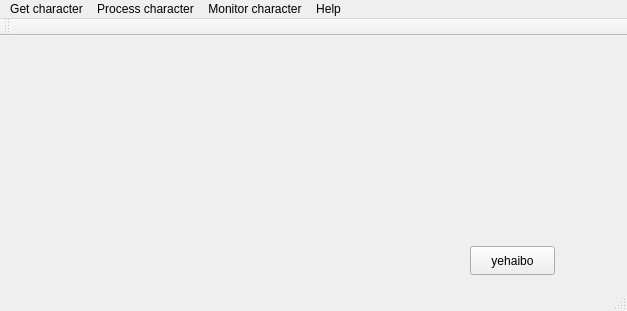
<?xml version="1.0" encoding="UTF-8"?>
<ui version="4.0">
 <class>MainWindow</class>
 <widget class="QMainWindow" name="MainWindow">
  <property name="geometry">
   <rect>
    <x>0</x>
    <y>0</y>
    <width>627</width>
    <height>311</height>
   </rect>
  </property>
  <property name="windowTitle">
   <string>PSS(Python Statistical Solutions)</string>
  </property>
  <widget class="QWidget" name="centralWidget">
   <widget class="QPushButton" name="yehaibopush">
    <property name="geometry">
     <rect>
      <x>470</x>
      <y>210</y>
      <width>85</width>
      <height>29</height>
     </rect>
    </property>
    <property name="text">
     <string>yehaibo</string>
    </property>
   </widget>
  </widget>
  <widget class="QMenuBar" name="menuBar">
   <property name="geometry">
    <rect>
     <x>0</x>
     <y>0</y>
     <width>627</width>
     <height>26</height>
    </rect>
   </property>
   <widget class="QMenu" name="menuMenu">
    <property name="title">
     <string>Get character</string>
    </property>
    <addaction name="actionFrom_logs"/>
    <addaction name="actionFrom_Web_data"/>
    <addaction name="actionFrom_CSV_file"/>
    <addaction name="actionFrom_Spark"/>
    <addaction name="actionFrom_mongodb"/>
    <addaction name="actionFrom_mysql"/>
    <addaction name="actionFrom_Oracle"/>
    <addaction name="actionFrom_Redis"/>
    <addaction name="actionFrom_Elasticsearch"/>
   </widget>
   <widget class="QMenu" name="menuMenu2">
    <property name="title">
     <string>Process character</string>
    </property>
    <addaction name="actionClearn"/>
    <addaction name="actionPre_process"/>
   </widget>
   <widget class="QMenu" name="menuMonitor_character">
    <property name="title">
     <string>Monitor character</string>
    </property>
   </widget>
   <widget class="QMenu" name="menuHelp">
    <property name="title">
     <string>Help</string>
    </property>
    <addaction name="actionAbout_documents"/>
    <addaction name="separator"/>
    <addaction name="actionAbout_PSS"/>
   </widget>
   <addaction name="menuMenu"/>
   <addaction name="menuMenu2"/>
   <addaction name="menuMonitor_character"/>
   <addaction name="menuHelp"/>
  </widget>
  <widget class="QToolBar" name="mainToolBar">
   <attribute name="toolBarArea">
    <enum>TopToolBarArea</enum>
   </attribute>
   <attribute name="toolBarBreak">
    <bool>false</bool>
   </attribute>
  </widget>
  <widget class="QStatusBar" name="statusBar"/>
  <action name="actionFrom_logs">
   <property name="text">
    <string>From logs</string>
   </property>
  </action>
  <action name="actionFrom_Web_data">
   <property name="text">
    <string>From Web data</string>
   </property>
  </action>
  <action name="actionFrom_CSV_file">
   <property name="text">
    <string>From CSV file</string>
   </property>
  </action>
  <action name="actionFrom_Spark">
   <property name="text">
    <string>From Spark</string>
   </property>
  </action>
  <action name="actionFrom_mongodb">
   <property name="text">
    <string>From mongodb</string>
   </property>
  </action>
  <action name="actionFrom_mysql">
   <property name="text">
    <string>From Mysql</string>
   </property>
  </action>
  <action name="actionFrom_Oracle">
   <property name="text">
    <string>From Oracle</string>
   </property>
  </action>
  <action name="actionFrom_Redis">
   <property name="text">
    <string>From Redis</string>
   </property>
  </action>
  <action name="actionFrom_Elasticsearch">
   <property name="text">
    <string>From Elasticsearch</string>
   </property>
  </action>
  <action name="actionAbout_documents">
   <property name="text">
    <string>About documents</string>
   </property>
  </action>
  <action name="actionAbout_PSS">
   <property name="text">
    <string>About PSS</string>
   </property>
  </action>
  <action name="actionClearn">
   <property name="text">
    <string>Clearn</string>
   </property>
  </action>
  <action name="actionPre_process">
   <property name="text">
    <string>Pre-process</string>
   </property>
  </action>
 </widget>
 <layoutdefault spacing="6" margin="11"/>
 <resources/>
 <connections/>
</ui>
